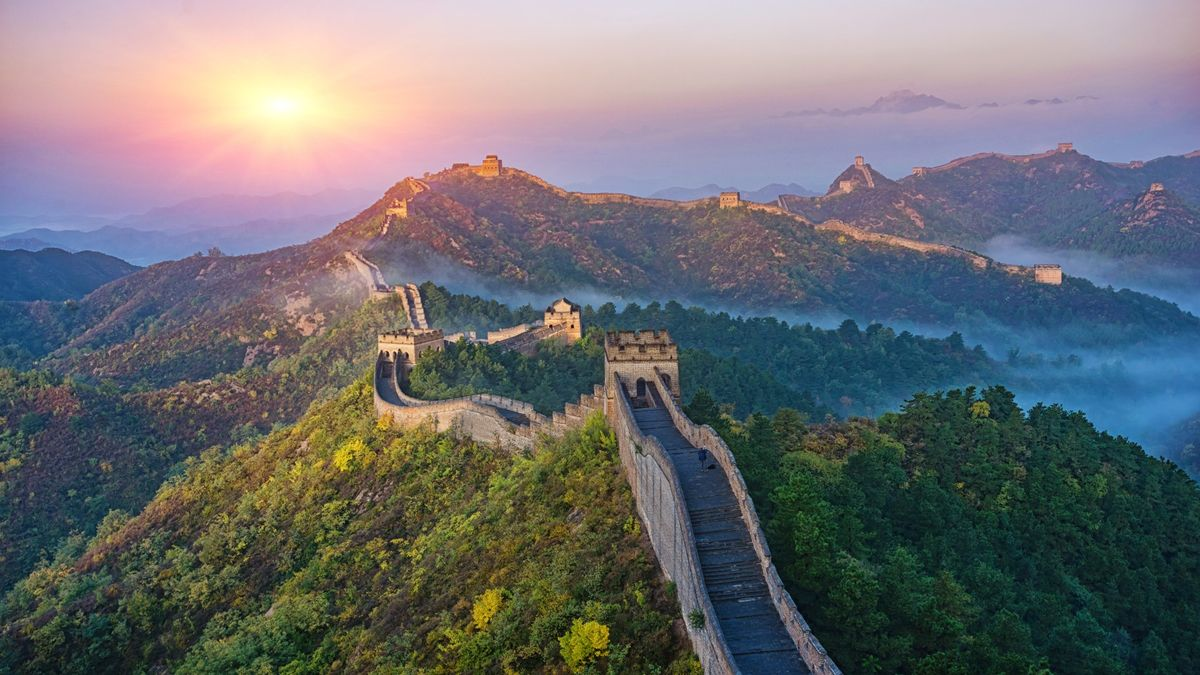
#> input picture examples/china.jpg, 1200 x 675 px
$ python blend.py
#> lines starting #> are read from the running program, lines starting #| are printed output that depends on the picture; after the words box and inside, x2 and y2 are one past the last pixel; in counts of white or black regions, pixels touching at a corner belong together
#> further down, left is the input picture: PIL image 1200x675 RGB; mean R, G, B 108.9, 110, 113
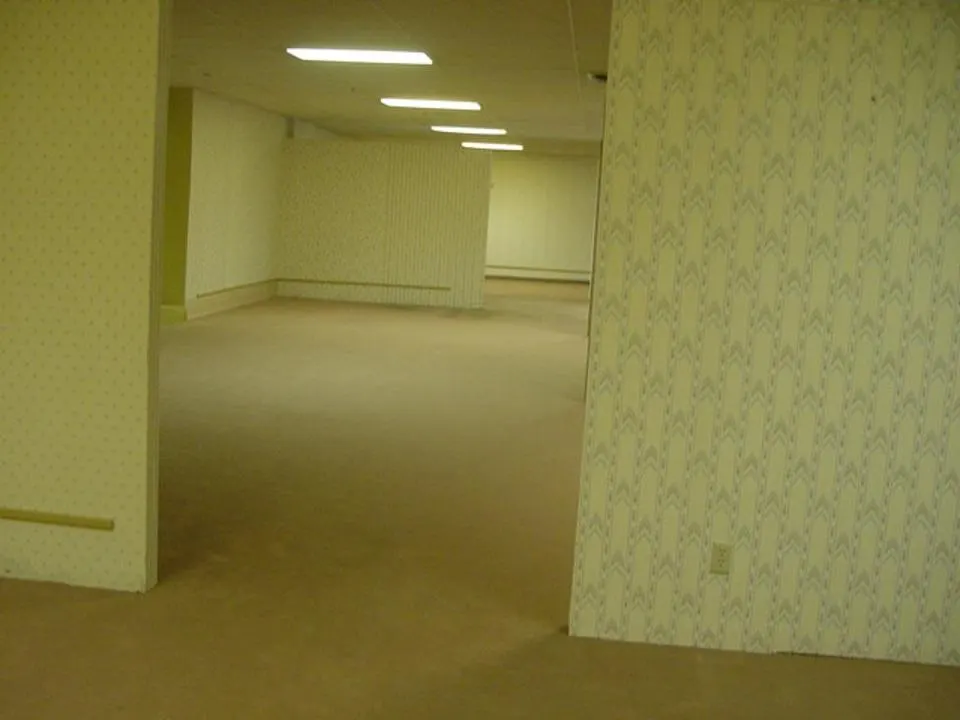
#> input picture examples/backrooms.webp, 960 x 720 px
#> further down, right is the input picture: PIL image 960x720 RGB; mean R, G, B 132.3, 125.2, 65.7
from enum import Enum
import numpy as np
from PIL.Image import Image
import PIL.Image as ImageModule

from src.image_analyzer.image_effects import DoubleImageEffect, ImageEffectType


class BlendMode(Enum):
    NORMAL = 'Normal'
    LINEAR_DODGE = 'Linear Dodge'
    SCREEN = 'Screen'
    LINEAR_BURN = 'Linear Burn'
    MULTIPLY = 'Multiply'
    SUBTRACT = 'Subtract'
    DIFFERENCE = 'Difference'
    OVERLAY = 'Overlay'


_neutral_colors: dict[BlendMode, tuple] = {
    BlendMode.NORMAL: (255, 255, 255),
    BlendMode.LINEAR_DODGE: (0, 0, 0),
    BlendMode.SCREEN: (0, 0, 0),
    BlendMode.LINEAR_BURN: (255, 255, 255),
    BlendMode.MULTIPLY: (255, 255, 255),
    BlendMode.SUBTRACT: (0, 0, 0),
    BlendMode.DIFFERENCE: (0, 0, 0),
    BlendMode.OVERLAY: (128, 128, 128),
}


def blend(left: Image, right: Image, mode: BlendMode = BlendMode.NORMAL) -> Image:
    def __blend_helper(left_arr: np.ndarray,
                       right_arr: np.ndarray,
                       mask: np.ndarray) -> np.ndarray:
        _FACTOR = 255.0
        left_norm = left_arr.astype(np.float32) / _FACTOR
        right_norm = right_arr.astype(np.float32) / _FACTOR
        result_norm = np.zeros_like(left_norm)

        match mode:
            case BlendMode.NORMAL:
                result_norm = right_norm
            case BlendMode.LINEAR_DODGE:
                result_norm = left_norm + right_norm
            case BlendMode.SCREEN:
                result_norm = 1.0 - (1.0 - left_norm) * (1.0 - right_norm)
            case BlendMode.LINEAR_BURN:
                result_norm = left_norm + right_norm - 1.0
            case BlendMode.MULTIPLY:
                result_norm = left_norm * right_norm
            case BlendMode.SUBTRACT:
                result_norm = left_norm - right_norm
            case BlendMode.DIFFERENCE:
                result_norm = np.abs(left_norm - right_norm)
            case BlendMode.OVERLAY:
                result_norm = np.where(
                    left_norm <= 0.5,
                    2.0 * left_norm * right_norm,
                    1.0 - 2.0 * (1.0 - left_norm) * (1.0 - right_norm)
                )
            case _:
                result_norm = right_norm

        result_norm = np.clip(result_norm, 0.0, 1.0)
        blended_result = (result_norm * _FACTOR).astype(np.uint8)
        final_result = (mask[:, :, None] * blended_result +
                        (1.0 - mask)[:, :, None] * left_arr)
        return np.round(final_result).astype(np.uint8)

    def extract_alpha(image: Image) -> np.ndarray:
        _FACTOR = 255.0
        match image.mode:
            case 'RGBA':
                alpha_channel = np.array(image)[:, :, 3]
                return alpha_channel.astype(np.float32) / _FACTOR
            case _:
                return np.ones((image.height, image.width), dtype=np.float32)

    bounding_box_size = (
        max(left.width, right.width),
        max(left.height, right.height),
    )
#> bounding_box_size = (1200, 720)

    left_canvas = ImageModule.new('RGB', bounding_box_size)
#> left_canvas: PIL image 1200x720 RGB; every value is 0
    right_canvas = ImageModule.new(
        'RGB', bounding_box_size, color=_neutral_colors[mode])
    right_canvas_alpha = ImageModule.new(
        'RGBA', bounding_box_size, (0, 0, 0, 0))
#> right_canvas_alpha: PIL image 1200x720 RGBA; every value is 0

    left_paste_position = (
        (bounding_box_size[0] - left.width) // 2,
        (bounding_box_size[1] - left.height) // 2
    )
#> left_paste_position = (0, 22)
    right_paste_position = (
        (bounding_box_size[0] - right.width) // 2,
        (bounding_box_size[1] - right.height) // 2
    )
#> right_paste_position = (120, 0)
    left_canvas.paste(left, left_paste_position)
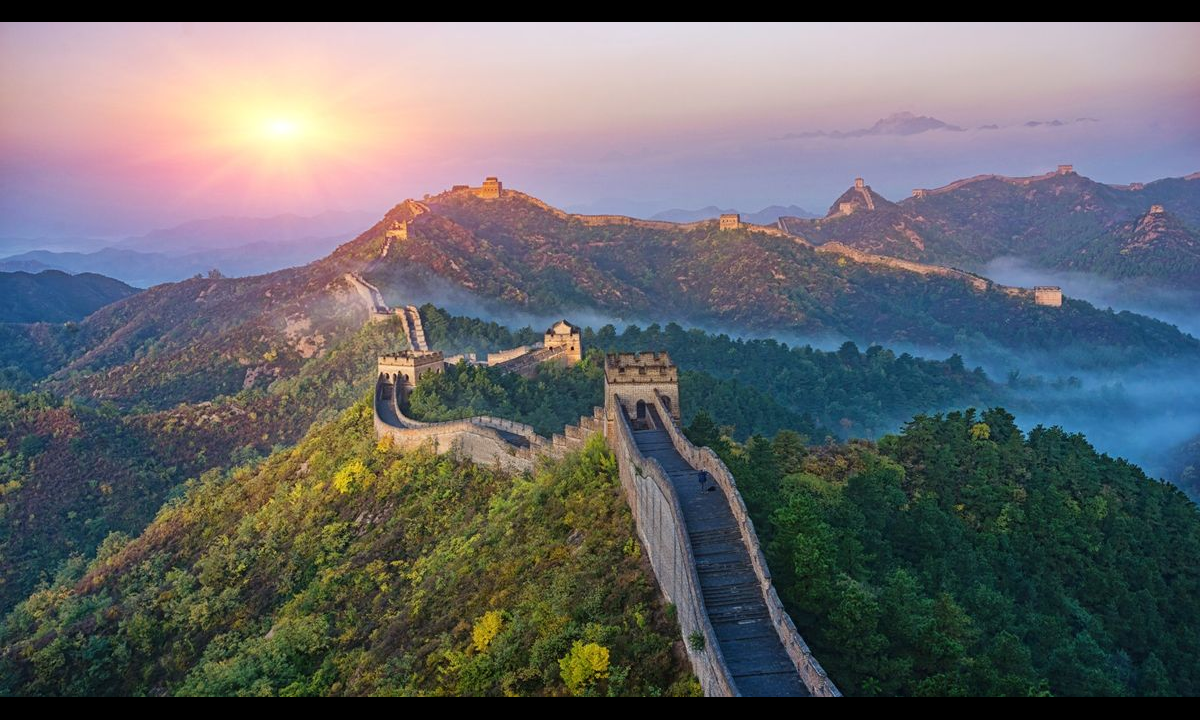
#> left_canvas: PIL image 1200x720 RGB; mean R, G, B 102.1, 103.1, 105.9
    right_canvas.paste(right, right_paste_position)
    right_canvas_alpha.paste(right, right_paste_position)

    mask = extract_alpha(right_canvas_alpha)
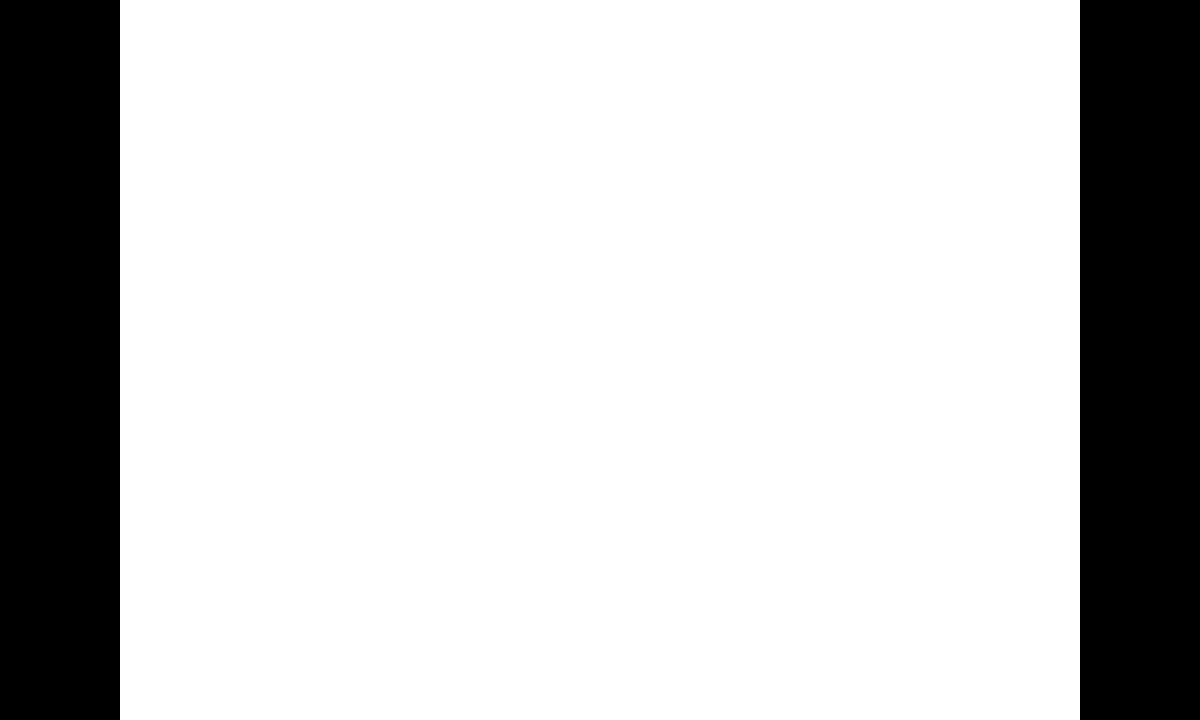
#> mask: shape (720, 1200) float32; values 0 (black) and 1 (white), 80% white; 2 black regions, box (x1, y1, x2, y2) and area: (0, 0, 120, 720) 86400, (1080, 0, 1200, 720) 86400

    result = ImageModule.fromarray(
        __blend_helper(
            np.array(left_canvas),
            np.array(right_canvas),
            mask
        )
    )

    return result


class BlendImagesEffect(DoubleImageEffect):
    def __init__(self, blend_mode: BlendMode):
        super().__init__(effect_type=ImageEffectType.BLEND)
        self.blend_mode = blend_mode

    def apply(self, left: Image, right: Image) -> Image:
        return blend(left, right, blend_mode)


if __name__ == '__main__':
    left = ImageModule.open("../../../examples/china.jpg")
    right = ImageModule.open("../../../examples/backrooms.webp")
    result = blend(left, right, BlendMode.DIFFERENCE)
    result.show()

    for blend_mode in BlendMode:
        result = blend(left, right, blend_mode)
        result.save(f"../../../examples/blend/china_{blend_mode.name}.png")
#> this loop made 8 passes
#> pass 1, in __blend_helper (call 2), `final_result = (mask[:, :, None] * blended_result + (1.0 - mask)[:, :,..`:
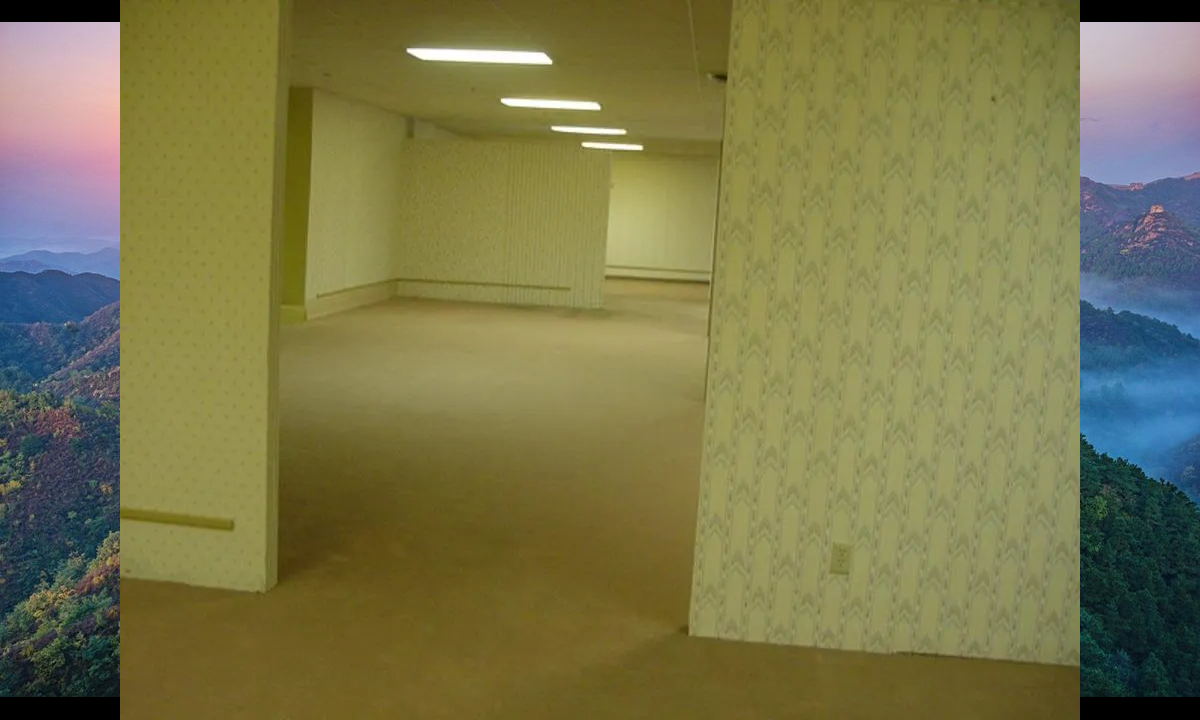
#> final_result: shape (720, 1200, 3) float32; mean of channels 0, 1, 2 122.2, 119, 75.2; drawn as R, G, B
#> after the loop:
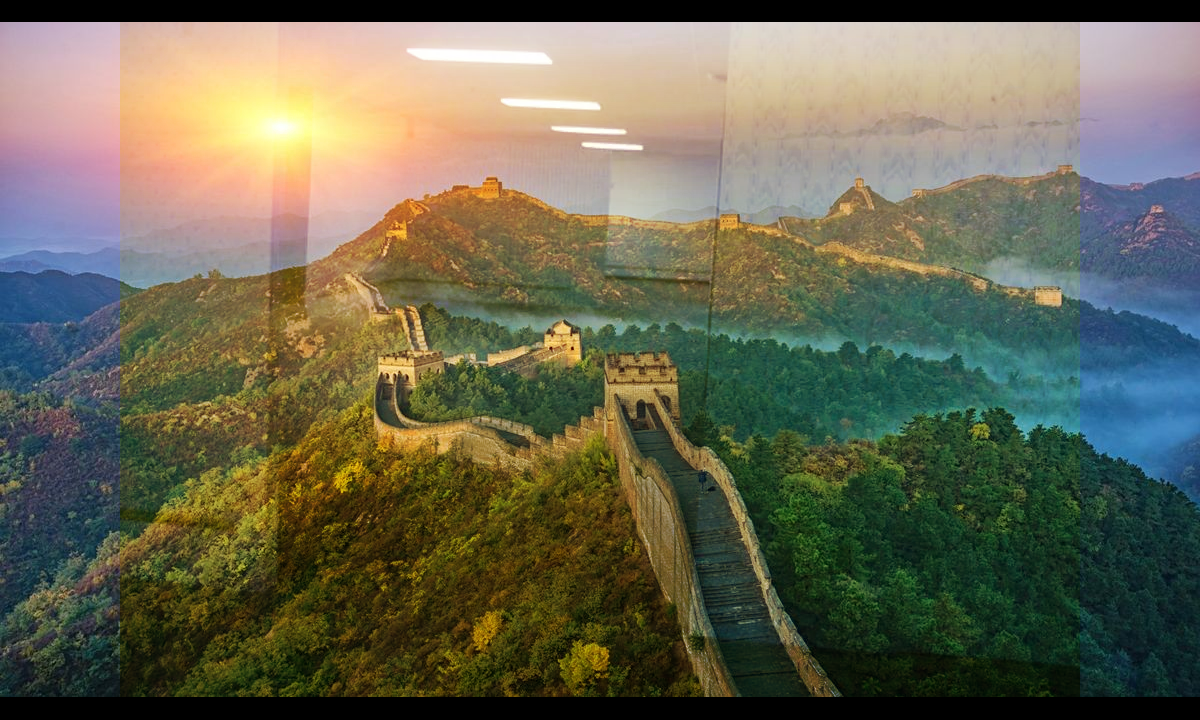
#> result: PIL image 1200x720 RGB; mean R, G, B 104.2, 103.2, 82.4
